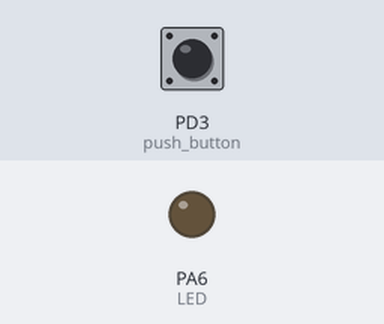
Bench run of a program on a simulated ATmega32, built with avr-gcc and emulated at 8 MHz. Shown: output pins drawn as LEDs (lit = HIGH). The test bench sets the inputs (shaded band); at power-on: PD3 (push_button) HIGH.

Above: at 1.2 s.
1.3 s: PD3 (push_button) pulled LOW for 0.15 s
At 1.9 s:
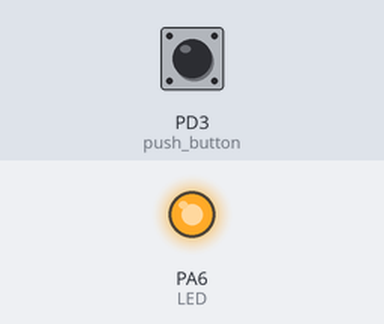
2.9 s: PD3 (push_button) pulled LOW for 1 s
At 4.3 s:
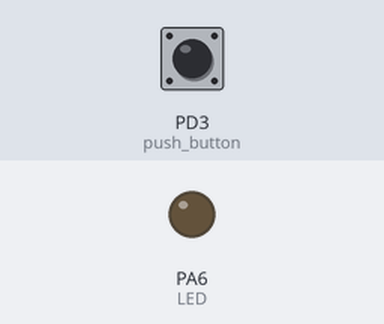
5.4 s: PD3 (push_button) pulled LOW for 3.2 s
At 6.2 s:
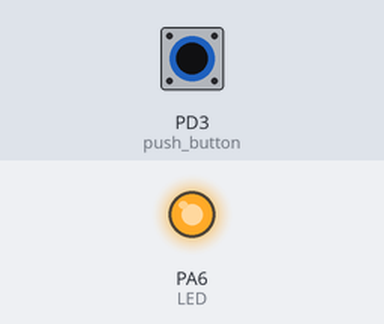
Timing chart, 0 to 8.4 s (numbered marks = the images above; inputs shaded):
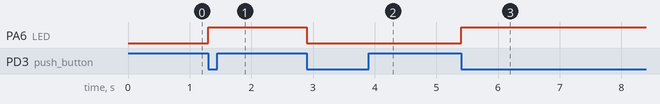

The program:

main.c
```c
/**********************************************
 * Name: Youssef Khaled Ahmed
 * Date: 19/8/2023
 * Description: source file for testing the
 **********************************************/

#include <avr/io.h>
#include <util/delay.h>
#include <avr/interrupt.h>
#include "dio.h"
#include "external_interrupt.h"

#define NULL (void *)0

void (*callBack_ptr)(void) = NULL;


void LED_toggle(void){
	TOGGLE_BIT(PORTA , PIN6_ID);

}


ISR(INT1_vect){
	LED_toggle();
	//	TOGGLE_BIT(PORTA , PIN6_ID);
}

int main(){
	DIO_PinConfiguration push_button = {INT1_PORT ,INT1_PIN};
	DIO_setupPinDirection(&push_button, PIN_INPUT);
	SET_BIT(PORTD , INT1_PIN);
	DIO_PinConfiguration LED = {PORTA_ID ,PIN6_ID};
	DIO_setupPinDirection(&LED, PIN_OUTPUT);
	DIO_writePin(&LED, LOGIC_LOW);
	EXTI_int1_nit();
	EXTI_init();
	while(1){

	}
	return 0;
}
```

external_interrupt.c
```c
/******************************************************
 * Name: Youssef Khaled Ahmed
 * Date: 19/8/2023
 * Description: source file for external interrupt
 ******************************************************/
#include <avr/io.h>
#include "common_macros.h"
#include "external_interrupt.h"

void EXTI_init(void){
	SET_BIT(SREG , GLOBAL_INTERRUPT_BIT_NUM);
}


void EXTI_int0_nit(void){
	CLEAR_BIT(SREG , GLOBAL_INTERRUPT_BIT_NUM);
	uint8 MCUCR_replaceValue = (MCUCR & (0xFC)) | (INT0_MODE);
	MCUCR = MCUCR_replaceValue;
	SET_BIT(GICR , INT0);
}

void EXTI_int1_nit(void){
	CLEAR_BIT(SREG , GLOBAL_INTERRUPT_BIT_NUM);
	uint8 MCUCR_replaceValue = (MCUCR & (0xF3)) | (INT1_MODE<<2);
	MCUCR = MCUCR_replaceValue;
	SET_BIT(GICR , INT1);
}

void EXTI_int2_nit(void){
	CLEAR_BIT(SREG , GLOBAL_INTERRUPT_BIT_NUM);
	CLEAR_BIT(MCUCSR , ISC2);
	MCUCSR |= (INT2_MODE<<ISC2);
	SET_BIT(GICR , INT2);
}
```

external_interrupt.h
```c
/******************************************************
 * Name: Youssef Khaled Ahmed
 * Date: 19/8/2023
 * Description: header file for external interrupt
 ******************************************************/

#ifndef EXTERNAL_INTERRUPT_H_
#define EXTERNAL_INTERRUPT_H_

#include "common_macros.h"
#include "dio.h"

#define GLOBAL_INTERRUPT_BIT_NUM 7

#define GLOBAL_INTERRUPT_ENABLE 1
#define GLOBAL_INTERRUPT_DISABLE 0

#define EXTERNAL_INT0 6
#define EXTERNAL_INT1 7
#define EXTERNAL_INT2 5

#define INT0_LOW_LEVEL 0
#define INT0_ANY_LOGICAL_CHANGE 1
#define INT0_FALLING_EDGE 2
#define INT0_RISING_EDGE 3

#define INT1_LOW_LEVEL 0
#define INT1_ANY_LOGICAL_CHANGE 1
#define INT1_FALLING_EDGE 2
#define INT1_RISING_EDGE 3

#define INT2_FALLING_EDGE 0
#define INT2_RISING_EDGE 1

#define INT0_MODE INT0_LOW_LEVEL
#define INT1_MODE INT1_FALLING_EDGE
#define INT2_MODE INT2_FALLING_EDGE

#define INT1_PORT PORTD_ID
#define INT1_PIN PIN3_ID


void EXTI_init(void);
void EXTI_int0_nit(void);
void EXTI_int1_nit(void);
void EXTI_int2_nit(void);


#endif /* EXTERNAL_INTERRUPT_H_ */
```

standardTypes.h
```c
/*
 * Name: Youssef Khaled Ahmed
 * Date: 15/8/2023
 */

#ifndef STANDARDTYPES_H_
#define STANDARDTYPES_H_

#define uint8 char
#define bool char
#define STATUS char
#define uint32 int
#define TRUE 1
#define FALSE 0
#define LOGIC_HIGH 1
#define LOGIC_LOW 0
#define E_OK 1
#define E_NOK 0
#define PIN_HIGH 1
#define PIN_LOW 0

#endif /* STANDARDTYPES_H_ */
```

common_macros.h
```c
 /******************************************************************************
 *
 * Module: Common - Macros
 *
 * File Name: Common_Macros.h
 *
 * Description: Commonly used Macros
 *
 * Author: Youssef Khaled
 *
 *******************************************************************************/

#ifndef COMMON_MACROS
#define COMMON_MACROS

#define GET_BIT(REG , BIT_NUM) ((REG>>BIT_NUM) & 0x01)
#define SET_BIT(REG , BIT_NUM) (REG |= (1<<BIT_NUM))
#define CLEAR_BIT(REG , BIT_NUM) (REG &= ~(1<<BIT_NUM))
#define TOGGLE_BIT(REG , BIT_NUM) (REG ^= (1<<BIT_NUM))
#define ROR(REG , BIT_NUM) (REG = (REG >> BIT_NUM) | (REG<<(sizeof(REG)*8 - BIT_NUM)))
#define ROL(REG , BIT_NUM) (REG = (REG << BIT_NUM) | (REG>>(sizeof(REG)*8 - BIT_NUM)))
#define BIT_IS_SET(REG , BIT_NUM) (REG & (1<<BIT_NUM))
#define BIT_IS_CLEAR(REG , BIT_NUM) (!(REG &(1<<BIT_NUM)))

#endif
```

dio.c
```c
#include "dio.h"
#include <stdio.h>
#include <avr/io.h>


STATUS DIO_setupPinDirection(DIO_PinConfiguration * configurations, DIO_PinDirectionType direction){
	uint8 PORT = configurations->port_num;
	uint8 PIN = configurations->pin_num;
	switch(PORT){
	case PORTA_ID:
		if(PIN_OUTPUT == direction){
			SET_BIT(DDRA , PIN);
		} else if(PIN_INPUT == direction){
			CLEAR_BIT(DDRA , PIN);
		}
		break;
	case PORTB_ID:
		if(PIN_OUTPUT == direction){
			SET_BIT(DDRB , PIN);
		} else if(PIN_INPUT == direction){
			CLEAR_BIT(DDRB , PIN);
		}
		break;
	case PORTC_ID:
		if(PIN_OUTPUT == direction){
			SET_BIT(DDRC , PIN);
		} else if(PIN_INPUT == direction){
			CLEAR_BIT(DDRC , PIN);
		}
		break;
	case PORTD_ID:
		if(PIN_OUTPUT == direction){
			SET_BIT(DDRD , PIN);
		} else if(PIN_INPUT == direction){
			CLEAR_BIT(DDRD , PIN);
		}
		break;
	default:
		return E_NOK;
		break;
	}
	return E_OK;
}


STATUS DIO_writePin(DIO_PinConfiguration * configurations , uint8 write_value){
	uint8 PORT = configurations->port_num;
	uint8 PIN = configurations->pin_num;
	switch(PORT){
	case PORTA_ID:
		if(LOGIC_HIGH == write_value){
			SET_BIT(PORTA , PIN);
		} else if(LOGIC_LOW == write_value){
			CLEAR_BIT(PORTA , PIN);
		}
		break;
	case PORTB_ID:
		if(LOGIC_HIGH == write_value){
			SET_BIT(PORTB , PIN);
		} else if(LOGIC_LOW == write_value){
			CLEAR_BIT(PORTB , PIN);
		}
		break;
	case PORTC_ID:
		if(LOGIC_HIGH == write_value){
			SET_BIT(PORTC , PIN);
		} else if(LOGIC_LOW == write_value){
			CLEAR_BIT(PORTC , PIN);
		}
		break;
	case PORTD_ID:
		if(LOGIC_HIGH == write_value){
			SET_BIT(PORTD , configurations->pin_num);
		} else if(LOGIC_LOW == write_value){
			CLEAR_BIT(PORTD , configurations->pin_num);
		}
		break;
	default:
		return E_NOK;
		break;
	}
	return E_OK;
}


STATUS DIO_readPin(DIO_PinConfiguration * configurations, uint8 * read_buffer){
	uint8 PORT = configurations->port_num;
	uint8 PIN = configurations->pin_num;
	switch(PORT){
	case PORTA_ID:
		*read_buffer = GET_BIT(PINA , PIN);
		break;
	case PORTB_ID:
		*read_buffer = GET_BIT(PINB , PIN);
		break;
	case PORTC_ID:
		*read_buffer = GET_BIT(PINC , PIN);
		break;
	case PORTD_ID:
		*read_buffer = GET_BIT(PIND , PIN);
		break;
	default:
		return E_NOK;
		break;
	}
	return E_OK;
}


STATUS DIO_togglePin(DIO_PinConfiguration * configurations){
	uint8 PORT = configurations->port_num;
	uint8 PIN = configurations->pin_num;
	switch(PORT){
	case PORTA_ID:
		TOGGLE_BIT(PORT , PIN);
		break;
	case PORTB_ID:
		TOGGLE_BIT(PORT , PIN);
		break;
	case PORTC_ID:
		TOGGLE_BIT(PORT , PIN);
		break;
	case PORTD_ID:
		TOGGLE_BIT(PORT , PIN);
		break;
	default:
		return E_NOK;
		break;
	}
	return E_OK;
}


STATUS DIO_setupPortDirection(DIO_PortDirectionConfigurations * configurations){
	uint8 PORT = configurations->port_num;
	uint8 direction = configurations->direction;
	switch(PORT){
	case PORTA_ID:
		if(PORT_OUTPUT == direction){
			PORTA = PORT_OUTPUT;
		} else if(PORT_INPUT == direction){
			PORTA = PORT_INPUT;
		}
		break;
	case PORTB_ID:
		if(PORT_OUTPUT == direction){
			PORTB = PORT_OUTPUT;
		} else if(PORT_INPUT == direction){
			PORTB = PORT_INPUT;
		}
		break;
	case PORTC_ID:
		if(PORT_OUTPUT == direction){
			PORTC = PORT_OUTPUT;
		} else if(PORT_INPUT == direction){
			PORTC = PORT_INPUT;
		}
		break;
	case PORTD_ID:
		if(PORT_OUTPUT == direction){
			PORTD = PORT_OUTPUT;
		} else if(PORT_INPUT == direction){
			PORTD = PORT_INPUT;
		}
		break;
	default:
		return E_NOK;
		break;
	}
	return E_OK;
}


STATUS DIO_writePort(uint8 port_num , uint8 write_value){
	switch(port_num){
	case PORTA_ID:
		PORTA = write_value;
		break;
	case PORTB_ID:
		PORTB = write_value;
		break;
	case PORTC_ID:
		PORTC = write_value;
		break;
	case PORTD_ID:
		PORTD = write_value;
		break;
	default:
		return E_NOK;
		break;
	}
	return E_OK;
}


STATUS DIO_readPort(uint8 port_num , uint8* read_buffer){
	switch(port_num){
	case PORTA_ID:
		*read_buffer = PINA;
		break;
	case PORTB_ID:
		*read_buffer = PINB;
		break;
	case PORTC_ID:
		*read_buffer = PINC;
		break;
	case PORTD_ID:
		*read_buffer = PIND;
		break;
	default:
		return E_NOK;
		break;
	}
	return E_OK;
}
```

dio.h
```c
/********************************
 * Name: Youssef Khaled Ahmed
 * Date: 15/8/2023
 ********************************/


#ifndef GPIO_H_
#define GPIO_H_

#include "common_macros.h"
#include "standardTypes.h"

#define PORTA_ID 0
#define PORTB_ID 1
#define PORTC_ID 2
#define PORTD_ID 3

#define PIN0_ID 0
#define PIN1_ID 1
#define PIN2_ID 2
#define PIN3_ID 3
#define PIN4_ID 4
#define PIN5_ID 5
#define PIN6_ID 6
#define PIN7_ID 7


typedef enum{
	PIN_INPUT , PIN_OUTPUT
}DIO_PinDirectionType;

typedef enum{
	PORT_INPUT, PORT_OUTPUT = 0xff
}DIO_PortDirectionType;

typedef struct{
	uint8 port_num;
	uint8 pin_num;
}DIO_PinConfiguration;


typedef struct{
	uint8 port_num;
	DIO_PortDirectionType direction;
} DIO_PortDirectionConfigurations;

/*declarations of the functions */
STATUS DIO_setupPinDirection(DIO_PinConfiguration * , DIO_PinDirectionType );
STATUS DIO_writePin(DIO_PinConfiguration * , uint8);
STATUS DIO_readPin(DIO_PinConfiguration * , uint8 *);
STATUS DIO_togglePin(DIO_PinConfiguration * );
STATUS DIO_setupPortDirection(DIO_PortDirectionConfigurations *);
STATUS DIO_writePort(uint8 port_num , uint8 write_value);
STATUS DIO_readPort(uint8 port_num , uint8* read_buffer);

#endif /* GPIO_H_ */
```

Measured:
- after the input at 1.3 s, PA6 (LED): LOW → HIGH at once
- after the input at 2.9 s, PA6 (LED): HIGH → LOW at once
- after the input at 5.4 s, PA6 (LED): LOW → HIGH at once
